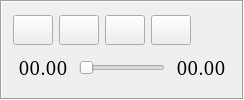
          <widget class="QFrame" name="frameVideoController">
           <property name="sizePolicy">
            <sizepolicy hsizetype="Expanding" vsizetype="Expanding">
             <horstretch>0</horstretch>
             <verstretch>0</verstretch>
            </sizepolicy>
           </property>
           <property name="font">
            <font>
             <family>DejaVu Serif Condensed</family>
            </font>
           </property>
           <property name="frameShape">
            <enum>QFrame::Box</enum>
           </property>
           <property name="frameShadow">
            <enum>QFrame::Sunken</enum>
           </property>
           <layout class="QVBoxLayout" name="verticalLayout_2">
            <item>
             <layout class="QHBoxLayout" name="horizontalLayout_18">
              <item>
               <widget class="QPushButton" name="btn_prev_video">
                <property name="sizePolicy">
                 <sizepolicy hsizetype="Minimum" vsizetype="Fixed">
                  <horstretch>0</horstretch>
                  <verstretch>0</verstretch>
                 </sizepolicy>
                </property>
                <property name="minimumSize">
                 <size>
                  <width>40</width>
                  <height>30</height>
                 </size>
                </property>
                <property name="text">
                 <string/>
                </property>
                <property name="icon">
                 <iconset>
                  <normaloff>../../../../images/prev.png</normaloff>../../../../images/prev.png</iconset>
                </property>
                <property name="iconSize">
                 <size>
                  <width>30</width>
                  <height>30</height>
                 </size>
                </property>
                <property name="shortcut">
                 <string>Left</string>
                </property>
               </widget>
              </item>
              <item>
               <widget class="QPushButton" name="btn_play_pouse">
                <property name="sizePolicy">
                 <sizepolicy hsizetype="Minimum" vsizetype="Fixed">
                  <horstretch>0</horstretch>
                  <verstretch>0</verstretch>
                 </sizepolicy>
                </property>
                <property name="minimumSize">
                 <size>
                  <width>40</width>
                  <height>30</height>
                 </size>
                </property>
                <property name="text">
                 <string/>
                </property>
                <property name="icon">
                 <iconset>
                  <normaloff>../../../../images/play.png</normaloff>../../../../images/play.png</iconset>
                </property>
                <property name="iconSize">
                 <size>
                  <width>30</width>
                  <height>30</height>
                 </size>
                </property>
                <property name="shortcut">
                 <string>Space</string>
                </property>
               </widget>
              </item>
              <item>
               <widget class="QPushButton" name="btn_stop_video">
                <property name="sizePolicy">
                 <sizepolicy hsizetype="Minimum" vsizetype="Fixed">
                  <horstretch>0</horstretch>
                  <verstretch>0</verstretch>
                 </sizepolicy>
                </property>
                <property name="minimumSize">
                 <size>
                  <width>40</width>
                  <height>30</height>
                 </size>
                </property>
                <property name="text">
                 <string/>
                </property>
                <property name="icon">
                 <iconset>
                  <normaloff>../../../../images/icon_stop.png</normaloff>../../../../images/icon_stop.png</iconset>
                </property>
                <property name="iconSize">
                 <size>
                  <width>30</width>
                  <height>30</height>
                 </size>
                </property>
                <property name="shortcut">
                 <string>S</string>
                </property>
               </widget>
              </item>
              <item>
               <widget class="QPushButton" name="btn_skip_video">
                <property name="sizePolicy">
                 <sizepolicy hsizetype="Minimum" vsizetype="Fixed">
                  <horstretch>0</horstretch>
                  <verstretch>0</verstretch>
                 </sizepolicy>
                </property>
                <property name="minimumSize">
                 <size>
                  <width>40</width>
                  <height>30</height>
                 </size>
                </property>
                <property name="text">
                 <string/>
                </property>
                <property name="icon">
                 <iconset>
                  <normaloff>../../../../images/skip.png</normaloff>../../../../images/skip.png</iconset>
                </property>
                <property name="iconSize">
                 <size>
                  <width>30</width>
                  <height>30</height>
                 </size>
                </property>
                <property name="shortcut">
                 <string>Right</string>
                </property>
               </widget>
              </item>
              <item>
               <spacer name="horizontalSpacer_6">
                <property name="orientation">
                 <enum>Qt::Horizontal</enum>
                </property>
                <property name="sizeHint" stdset="0">
                 <size>
                  <width>40</width>
                  <height>20</height>
                 </size>
                </property>
               </spacer>
              </item>
             </layout>
            </item>
            <item>
             <layout class="QHBoxLayout" name="horizontalLayout_10">
              <item>
               <widget class="QLabel" name="label_time_recent">
                <property name="sizePolicy">
                 <sizepolicy hsizetype="Preferred" vsizetype="Fixed">
                  <horstretch>0</horstretch>
                  <verstretch>0</verstretch>
                 </sizepolicy>
                </property>
                <property name="minimumSize">
                 <size>
                  <width>60</width>
                  <height>30</height>
                 </size>
                </property>
                <property name="font">
                 <font>
                  <family>DejaVu Serif Condensed</family>
                  <pointsize>14</pointsize>
                 </font>
                </property>
                <property name="text">
                 <string>00.00</string>
                </property>
                <property name="alignment">
                 <set>Qt::AlignCenter</set>
                </property>
               </widget>
              </item>
              <item>
               <widget class="QSlider" name="slider_Video">
                <property name="sizePolicy">
                 <sizepolicy hsizetype="Expanding" vsizetype="Fixed">
                  <horstretch>0</horstretch>
                  <verstretch>0</verstretch>
                 </sizepolicy>
                </property>
                <property name="orientation">
                 <enum>Qt::Horizontal</enum>
                </property>
               </widget>
              </item>
              <item>
               <widget class="QLabel" name="label_time_end">
                <property name="sizePolicy">
                 <sizepolicy hsizetype="Preferred" vsizetype="Fixed">
                  <horstretch>0</horstretch>
                  <verstretch>0</verstretch>
                 </sizepolicy>
                </property>
                <property name="minimumSize">
                 <size>
                  <width>60</width>
                  <height>30</height>
                 </size>
                </property>
                <property name="font">
                 <font>
                  <family>DejaVu Serif Condensed</family>
                  <pointsize>14</pointsize>
                 </font>
                </property>
                <property name="text">
                 <string>00.00</string>
                </property>
                <property name="alignment">
                 <set>Qt::AlignCenter</set>
                </property>
               </widget>
              </item>
             </layout>
            </item>
           </layout>
          </widget>
